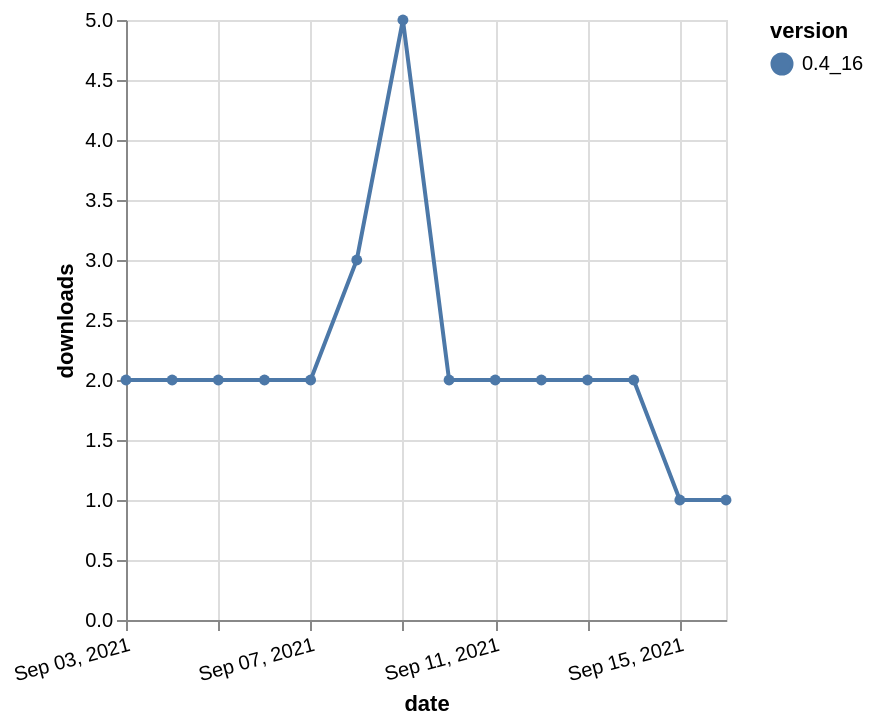

Write a Vega-Lite specification for this figure.
### Vega-Lite specification from a JSON file in a GitHub repository (floating-point values rounded to 4 significant figures)
{"$schema": "https://vega.github.io/schema/vega-lite/v5.json", "description": "A simple bar chart with embedded data.", "data": {"values": [{"date": "2021-09-03", "total": 3080, "delta": 2, "version": "0.4_16"}, {"date": "2021-09-04", "total": 3082, "delta": 2, "version": "0.4_16"}, {"date": "2021-09-05", "total": 3084, "delta": 2, "version": "0.4_16"}, {"date": "2021-09-06", "total": 3086, "delta": 2, "version": "0.4_16"}, {"date": "2021-09-07", "total": 3088, "delta": 2, "version": "0.4_16"}, {"date": "2021-09-08", "total": 3091, "delta": 3, "version": "0.4_16"}, {"date": "2021-09-09", "total": 3096, "delta": 5, "version": "0.4_16"}, {"date": "2021-09-10", "total": 3098, "delta": 2, "version": "0.4_16"}, {"date": "2021-09-11", "total": 3100, "delta": 2, "version": "0.4_16"}, {"date": "2021-09-12", "total": 3102, "delta": 2, "version": "0.4_16"}, {"date": "2021-09-13", "total": 3104, "delta": 2, "version": "0.4_16"}, {"date": "2021-09-14", "total": 3106, "delta": 2, "version": "0.4_16"}, {"date": "2021-09-15", "total": 3107, "delta": 1, "version": "0.4_16"}, {"date": "2021-09-16", "total": 3108, "delta": 1, "version": "0.4_16"}]}, "width": "container", "mark": {"type": "line", "point": {"filled": true}}, "encoding": {"x": {"field": "date", "type": "temporal", "timeUnit": "yearmonthdate", "title": "date", "axis": {"labelAngle": -15}}, "y": {"field": "delta", "type": "quantitative", "title": "downloads"}, "color": {"field": "version", "type": "nominal"}, "tooltip": {"field": "delta"}}}
